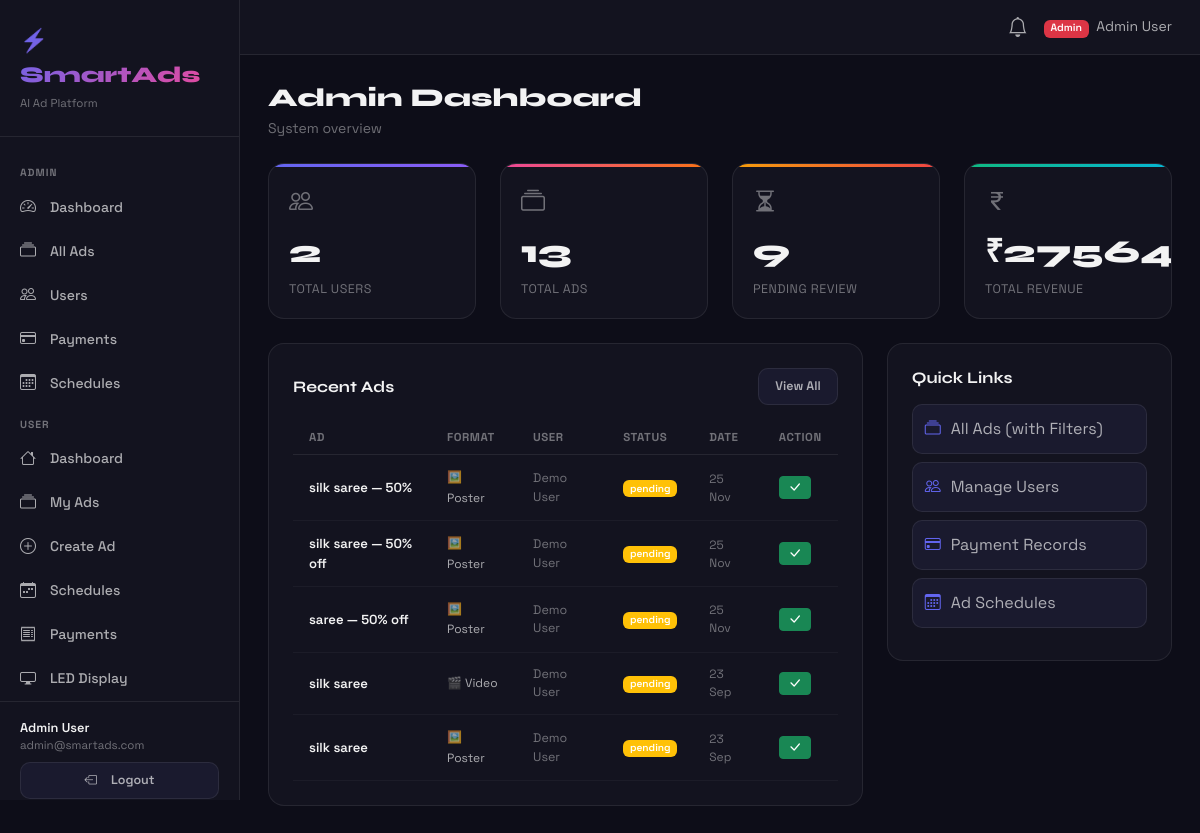
Page /admin/ (signed in) on the committed database.
### app/models/user.py (models this page shows, shortened)
class User(UserMixin, db.Model):
    __tablename__ = 'users'
    id            = db.Column(db.Integer, primary_key=True)
    name          = db.Column(db.String(120), nullable=False)
    email         = db.Column(db.String(150), unique=True, nullable=False, index=True)
    password_hash = db.Column(db.String(256), nullable=False)
    role          = db.Column(db.String(20), default='user')
    is_active     = db.Column(db.Boolean, default=True)
    created_at    = db.Column(db.DateTime, default=datetime.utcnow)
    last_login    = db.Column(db.DateTime, nullable=True)
    advertisements = db.relationship('Advertisement', backref='owner', lazy='dynamic', foreign_keys='Advertisement.user_id')
    payments       = db.relationship('Payment', backref='user', lazy='dynamic')
    schedules      = db.relationship('AdSchedule', backref='user', lazy='dynamic', foreign_keys='AdSchedule.user_id')
    notifications  = db.relationship('Notification', backref='user', lazy='dynamic')
    videos         = db.relationship('AdVideo', backref='user', lazy='dynamic')
    def is_admin(self): return self.role == 'admin'

### app/models/ad.py (models this page shows, shortened)
class Advertisement(db.Model):
    __tablename__  = 'advertisements'
    id             = db.Column(db.Integer, primary_key=True)
    user_id        = db.Column(db.Integer, db.ForeignKey('users.id'), nullable=False, index=True)
    title          = db.Column(db.String(200), nullable=False)
    product_name   = db.Column(db.String(150), nullable=False)
    category       = db.Column(db.String(80), nullable=False)
    offer          = db.Column(db.String(200), nullable=True)
    description    = db.Column(db.Text, nullable=True)
    location       = db.Column(db.String(100), nullable=True)
    ad_format      = db.Column(db.String(20), default='poster')   # NEW: poster | video
    amount_paid    = db.Column(db.Float, default=0.0)              # NEW: actual cost paid
    generated_text = db.Column(db.Text, nullable=True)
    slogans        = db.Column(db.Text, nullable=True)
    template_style = db.Column(db.String(50), default='modern')
    theme_color    = db.Column(db.String(20), default='#6366f1')
    media_filename = db.Column(db.String(300), nullable=True)
    media_type     = db.Column(db.String(20), nullable=True)
    ad_type        = db.Column(db.String(20), default='ai_generated')
    status         = db.Column(db.String(20), default='draft')
    admin_notes    = db.Column(db.Text, nullable=True)
    payment_status = db.Column(db.String(20), default='unpaid')
    engagement_score = db.Column(db.Integer, default=0)
    created_at     = db.Column(db.DateTime, default=datetime.utcnow)
    updated_at     = db.Column(db.DateTime, default=datetime.utcnow, onupdate=datetime.utcnow)
    approved_at    = db.Column(db.DateTime, nullable=True)
    schedules = db.relationship('AdSchedule', backref='advertisement', lazy='dynamic', cascade='all, delete-orphan')
    payments  = db.relationship('Payment', backref='advertisement', lazy='dynamic')
    videos    = db.relationship('AdVideo', backref='advertisement', lazy='dynamic')
    def status_badge(self):
        return {'draft':'secondary','pending':'warning','approved':'success','rejected':'danger'}.get(self.status,'secondary')

### app/routes/admin.py (the view)
@admin_bp.route('/')
@admin_required
def index():
    total_users = User.query.count()
    total_ads   = Advertisement.query.count()
    pending_ads = Advertisement.query.filter_by(status='pending').count()
    total_rev   = db.session.query(db.func.sum(Payment.amount))\
                  .filter_by(status='success').scalar() or 0
    recent_ads  = Advertisement.query.order_by(Advertisement.created_at.desc()).limit(5).all()
    return render_template('admin/index.html',
        total_users=total_users, total_ads=total_ads,
        pending_ads=pending_ads, total_rev=total_rev,
        recent_ads=recent_ads)

### app/models/user.py (called while the page is built)
@login_manager.user_loader
def load_user(uid): return User.query.get(int(uid))

### app/routes/admin.py (called while the page is built)
def admin_required(f):
    @wraps(f)
    @login_required
    def decorated(*args, **kwargs):
        if not current_user.is_admin():
            flash('Admin access required.', 'danger')
            return redirect(url_for('dashboard.home'))
        return f(*args, **kwargs)
    return decorated

### app/templates/admin/index.html (shortened to what this page needs)
{% extends 'base.html' %}
{% block content %}
<h1 class="page-title mb-1">Admin Dashboard</h1>
<p class="page-subtitle mb-4">System overview</p>
<div class="row g-4 mb-4">
  {% for val,label,cls,icon in [(total_users,'Total Users','purple','bi-people'),(total_ads,'Total Ads','pink','bi-collection'),(pending_ads,'Pending Review','amber','bi-hourglass-split'),('₹'+total_rev|int|string,'Total Revenue','green','bi-currency-rupee')] %}
  <div class="col-6 col-md-3">
    <div class="stat-card {{ cls }}">
      <i class="bi {{ icon }}" style="font-size:1.5rem;color:var(--text-muted);margin-bottom:8px;display:block"></i>
      <div class="stat-value">{{ val }}</div>
      <div class="stat-label">{{ label }}</div>
    </div>
  </div>
  {% endfor %}
</div>
<div class="row g-4">
  <div class="col-12 col-md-8">
    <div class="card-modern p-4">
      <div class="d-flex justify-content-between align-items-center mb-3">
        <h5 class="section-title mb-0">Recent Ads</h5>
        <a href="{{ url_for('admin.ads') }}" class="btn-surface btn-sm" style="font-size:.78rem">View All</a>
      </div>
      <table class="table-dark-custom">
        <thead><tr><th>Ad</th><th>Format</th><th>User</th><th>Status</th><th>Date</th><th>Action</th></tr></thead>
        <tbody>
          {% for ad in recent_ads %}
          <tr>
            <td><div style="font-weight:600;color:var(--text);font-size:.82rem">{{ ad.title[:35] }}</div></td>
            <td><span style="font-size:.75rem">{{ '🖼️ Poster' if ad.ad_format=='poster' else '🎬 Video' }}</span></td>
            <td style="font-size:.78rem;color:var(--text-muted)">{{ ad.owner.name if ad.owner else '—' }}</td>
            <td><span class="badge bg-{{ ad.status_badge() }}">{{ ad.status }}</span></td>
            <td style="font-size:.75rem;color:var(--text-muted)">{{ ad.created_at.strftime('%d %b') }}</td>
            <td>
              {% if ad.status=='pending' %}
              <form method="POST" action="{{ url_for('admin.approve_ad', ad_id=ad.id) }}" style="display:inline">
                <button type="submit" class="btn btn-sm btn-success py-0 px-2"><i class="bi bi-check-lg"></i></button>
              </form>
              {% endif %}
            </td>
          </tr>
          {% endfor %}
        </tbody>
      </table>
    </div>
  </div>
  <div class="col-12 col-md-4">
    <div class="card-modern p-4">
      <h5 class="section-title mb-3">Quick Links</h5>
      {% for label, url, icon in [('All Ads (with Filters)', url_for('admin.ads'), 'bi-collection'), ('Manage Users', url_for('admin.users'), 'bi-people'), ('Payment Records', url_for('admin.payments'), 'bi-credit-card'), ('Ad Schedules', url_for('admin.schedules'), 'bi-calendar3')] %}
      <a href="{{ url }}" style="display:flex;align-items:center;gap:10px;padding:12px;
        border-radius:10px;color:var(--text-secondary);text-decoration:none;
        border:1px solid var(--border);margin-bottom:8px;transition:all .2s;background:var(--bg-elevated)"
        onmouseover="this.style.borderColor='var(--accent)'" onmouseout="this.style.borderColor='var(--border)'">
        <i class="bi {{ icon }}" style="color:var(--accent)"></i>{{ label }}
      </a>
      {% endfor %}
    </div>
  </div>
</div>
{% endblock %}

### app/templates/base.html (shortened to what this page needs)
<!DOCTYPE html>
<html lang="en">
<head>
<link href="https://cdn.jsdelivr.net/npm/bootstrap@5.3.2/dist/css/bootstrap.min.css" rel="stylesheet">
<link href="https://cdn.jsdelivr.net/npm/bootstrap-icons@1.11.3/font/bootstrap-icons.css" rel="stylesheet">
</head>
<body>
<div class="sidebar">
  <div class="sidebar-brand">
    <div class="brand-logo">⚡ SmartAds</div>
    <div style="font-size:.72rem;color:var(--text-muted);margin-top:4px">AI Ad Platform</div>
  </div>
  <nav>
    {% if current_user.is_authenticated and current_user.is_admin() %}
    <div class="nav-section">Admin</div>
    <div class="nav-item"><a href="{{ url_for('admin.index') }}"><i class="bi bi-speedometer2"></i>Dashboard</a></div>
    <div class="nav-item"><a href="{{ url_for('admin.ads') }}"><i class="bi bi-collection"></i>All Ads</a></div>
    <div class="nav-item"><a href="{{ url_for('admin.users') }}"><i class="bi bi-people"></i>Users</a></div>
    <div class="nav-item"><a href="{{ url_for('admin.payments') }}"><i class="bi bi-credit-card"></i>Payments</a></div>
    <div class="nav-item"><a href="{{ url_for('admin.schedules') }}"><i class="bi bi-calendar3"></i>Schedules</a></div>
    <div class="nav-section">User</div>
    {% endif %}
    <div class="nav-item"><a href="{{ url_for('dashboard.home') }}"><i class="bi bi-house"></i>Dashboard</a></div>
    <div class="nav-item"><a href="{{ url_for('ads.list_ads') }}"><i class="bi bi-collection"></i>My Ads</a></div>
    <div class="nav-item"><a href="{{ url_for('ads.create') }}"><i class="bi bi-plus-circle"></i>Create Ad</a></div>
    <div class="nav-item"><a href="{{ url_for('schedule.index') }}"><i class="bi bi-calendar-week"></i>Schedules</a></div>
    <div class="nav-item"><a href="{{ url_for('payment.history') }}"><i class="bi bi-receipt"></i>Payments</a></div>
    <div class="nav-item"><a href="{{ url_for('display.index') }}"><i class="bi bi-display"></i>LED Display</a></div>
  </nav>
  {% if current_user.is_authenticated %}
  <div style="margin-top:auto;padding:16px 20px;border-top:1px solid var(--border)">
    <div style="font-size:.8rem;font-weight:600;color:var(--text)">{{ current_user.name }}</div>
    <div style="font-size:.72rem;color:var(--text-muted)">{{ current_user.email }}</div>
    <a href="{{ url_for('auth.logout') }}" class="btn-surface mt-2 w-100" style="justify-content:center;font-size:.78rem">
      <i class="bi bi-box-arrow-left me-2"></i>Logout</a>
  </div>
  {% endif %}
</div>
<div class="main-content">
  <div class="topbar">
    {% if current_user.is_authenticated %}
    <div class="d-flex align-items-center gap-3">
      <a href="{{ url_for('notifications.index') }}" style="position:relative;color:var(--text-secondary);text-decoration:none">
        <i class="bi bi-bell fs-5"></i>
      </a>
      <div style="font-size:.875rem;color:var(--text-secondary)">
        {% if current_user.is_admin() %}<span class="badge bg-danger me-1">Admin</span>{% endif %}
        {{ current_user.name }}
      </div>
    </div>
    {% endif %}
  </div>
  <div class="content-area">
    {% block content %}{% endblock %}
  </div>
</div>
</body>
</html>

### app/templates/base.html (style rules this page uses)
:root { --bg:#0d0d18;--bg-card:#13131f;--bg-elevated:#1a1a2e;--border:rgba(255,255,255,.08); --text:rgba(255,255,255,.95);--text-secondary:rgba(255,255,255,.65);--text-muted:rgba(255,255,255,.4); --accent:#6366f1;--accent-glow:rgba(99,102,241,.15);--success:#10b981;--danger:#ef4444; --warning:#f59e0b;--info:#06b6d4;--font-sans:'Space Grotesk',sans-serif; }
* { box-sizing:border-box;margin:0;padding:0; }
body { background:var(--bg);color:var(--text);font-family:var(--font-sans);min-height:100vh; }
.sidebar { width:240px;background:var(--bg-card);border-right:1px solid var(--border); position:fixed;top:0;left:0;height:100vh;z-index:100;display:flex;flex-direction:column;padding:24px 0;overflow-y:auto; }
.sidebar-brand { padding:0 20px 24px;border-bottom:1px solid var(--border);margin-bottom:16px; }
.brand-logo { font-family:'Syne',sans-serif;font-size:1.4rem;font-weight:800; background:linear-gradient(135deg,#6366f1,#ec4899);-webkit-background-clip:text;-webkit-text-fill-color:transparent; }
.nav-item a { display:flex;align-items:center;gap:10px;padding:10px 20px;color:var(--text-secondary); text-decoration:none;transition:all .2s;font-size:.875rem;font-weight:500; }
.nav-item a i { font-size:1rem;width:20px; }
.nav-section { font-size:.65rem;font-weight:700;color:var(--text-muted);text-transform:uppercase;letter-spacing:1px;padding:12px 20px 4px; }
.main-content { margin-left:240px;min-height:100vh; }
.topbar { background:var(--bg-card);border-bottom:1px solid var(--border);padding:12px 28px; display:flex;align-items:center;justify-content:space-between;position:sticky;top:0;z-index:99; }
.content-area { padding:28px; }
.page-title { font-family:'Syne',sans-serif;font-size:1.6rem;font-weight:800;color:var(--text); }
.page-subtitle { color:var(--text-muted);font-size:.875rem;margin-top:4px; }
.card-modern { background:var(--bg-card);border:1px solid var(--border);border-radius:16px;padding:24px;transition:all .2s; }
.stat-card { background:var(--bg-card);border:1px solid var(--border);border-radius:16px;padding:20px;position:relative;overflow:hidden; }
.stat-card::before { content:'';position:absolute;top:0;left:0;right:0;height:3px; }
.stat-card.purple::before { background:linear-gradient(90deg,#6366f1,#8b5cf6); }
.stat-card.pink::before { background:linear-gradient(90deg,#ec4899,#f97316); }
.stat-card.green::before { background:linear-gradient(90deg,#10b981,#06b6d4); }
.stat-card.amber::before { background:linear-gradient(90deg,#f59e0b,#ef4444); }
.stat-value { font-family:'Syne',sans-serif;font-size:2rem;font-weight:800;color:var(--text); }
.stat-label { font-size:.78rem;color:var(--text-muted);margin-top:4px;text-transform:uppercase;letter-spacing:.5px; }
.btn-surface { background:var(--bg-elevated);border:1px solid var(--border);color:var(--text-secondary); padding:8px 16px;border-radius:10px;font-weight:600;font-family:var(--font-sans);cursor:pointer; transition:all .2s;text-decoration:none;display:inline-flex;align-items:center;gap:6px; }
.badge { font-family:var(--font-sans);font-weight:600; }
.table-dark-custom { width:100%;border-collapse:collapse; }
.table-dark-custom th { font-size:.72rem;font-weight:700;text-transform:uppercase;letter-spacing:.5px; color:var(--text-muted);padding:8px 16px;border-bottom:1px solid var(--border); }
.table-dark-custom td { padding:12px 16px;border-bottom:1px solid rgba(255,255,255,.04);font-size:.85rem;color:var(--text-secondary); }
.section-title { font-family:'Syne',sans-serif;font-size:1rem;font-weight:700;color:var(--text);margin-bottom:16px; }

### rows in the picture
User: name "Admin User", email "admin@smartads.com"
Advertisement: title "silk saree — 50%", ad_format "🖼️ Poster", owner "Demo User", status "pending", created_at "25 Nov"
Advertisement: title "silk saree — 50% off", ad_format "🖼️ Poster", owner "Demo User", status "pending", created_at "25 Nov"
Advertisement: title "saree — 50% off", ad_format "🖼️ Poster", owner "Demo User", status "pending", created_at "25 Nov"
Advertisement: title "silk saree", ad_format "🎬 Video", owner "Demo User", status "pending", created_at "23 Sep"
Advertisement: title "silk saree", ad_format "🖼️ Poster", owner "Demo User", status "pending", created_at "23 Sep"

### other values in the picture
{{ val }} "2" "13" "9"
{{ label }} "TOTAL USERS" "TOTAL ADS" "PENDING REVIEW" "TOTAL REVENUE"
{{ label }} "All Ads (with Filters)" "Manage Users" "Payment Records" "Ad Schedules"
